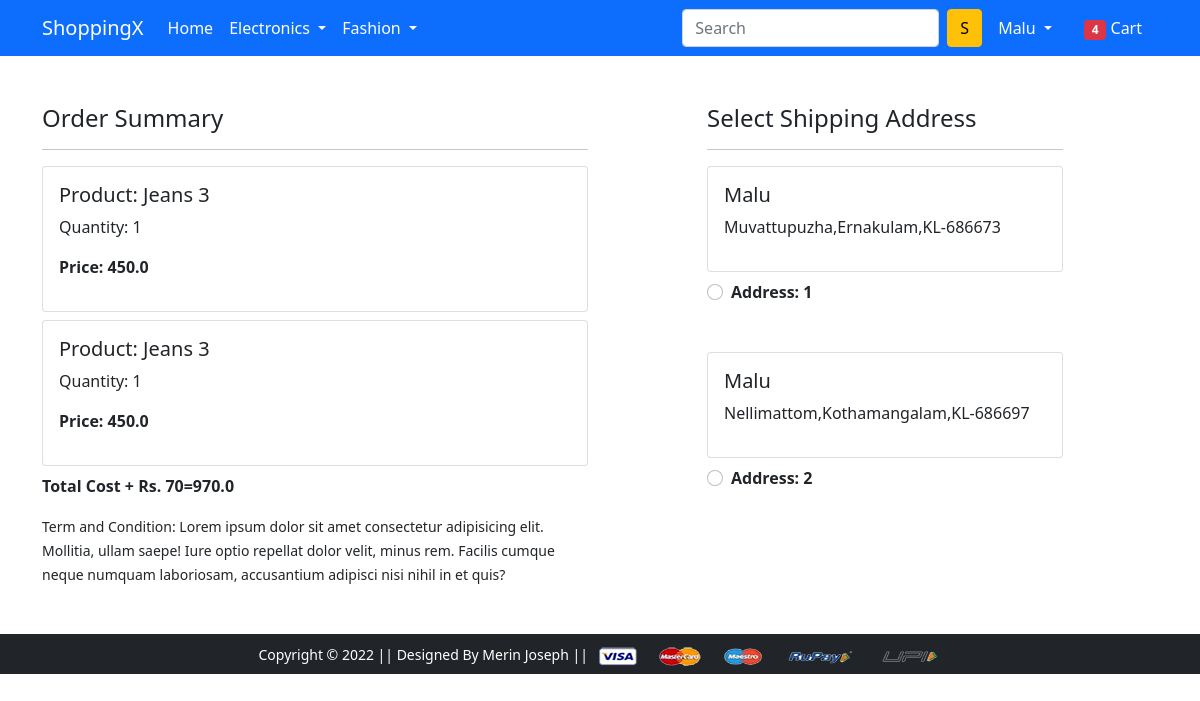
/checkout/ (signed in), run on an earlier commit of the app's database.
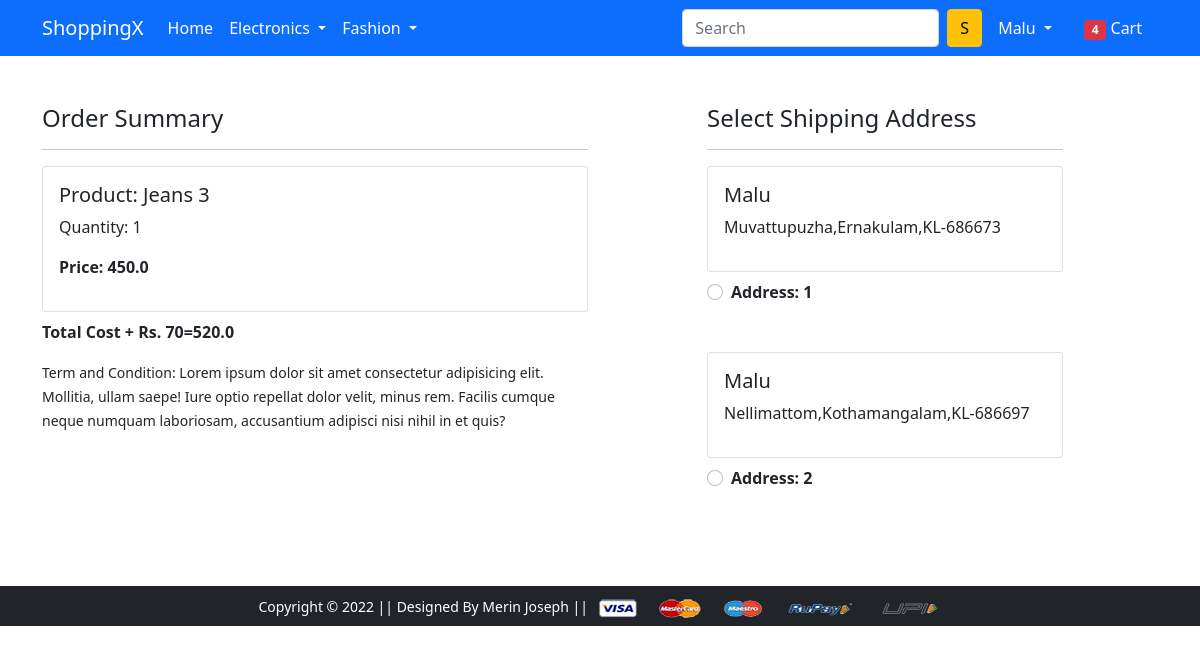
And on a later commit of the database.
### app/models.py (models this page shows, shortened)
class Cart(models.Model):
    user = models.ForeignKey(User, on_delete=models.CASCADE)
    product = models.ForeignKey(Product, on_delete=models.CASCADE)
    quantity = models.PositiveIntegerField(default=1)
    @property
    def total_cost(self):
        return self.quantity*self.product.discounted_price

class Product(models.Model):
    title = models.CharField(max_length=100)
    selling_price = models.FloatField()
    discounted_price = models.FloatField()
    description = models.TextField()
    brand = models.CharField(max_length=100)
    category = models.CharField(choices=CATEGORY_CHOICES, max_length=2)
    product_image = models.ImageField(upload_to='productimg')

class Customer(models.Model):
    user = models.ForeignKey(User, on_delete=models.CASCADE)
    name = models.CharField(max_length=255)
    locality = models.CharField(max_length=255)
    city = models.CharField(max_length=255)
    zipcode = models.IntegerField(max_length=10)
    state = models.CharField(choices=STATE_CHOICES, max_length=255)

### app/views.py (the view)
# urls.py: path('checkout/', checkout, name='checkout'),
@login_required
def checkout(request):
    user=request.user
    add=Customer.objects.filter(user=user)
    cart_items=Cart.objects.filter(user=user)
    amount=0.0
    shipping_amount = 70.0
    totalamount=0.0
    cart_product = [p for p in Cart.objects.all() if p.user == request.user]
    if cart_product:
        for p in cart_product:
            tempamount = (p.quantity * p.product.discounted_price)
            amount += tempamount
        totalamount=amount+shipping_amount
    return render(request, 'app/checkout.html',{'add':add,'totalamount':totalamount,'cart_items':cart_items})

### app/templates/app/checkout.html (shortened to what this page needs)
{% extends 'app/base.html' %}
{% load static %}
{% block main-content %}
<div class="container">
 <div class="row mt-5">
  <div class="col-sm-6">
    <h4>Order Summary</h4>
    <hr>
    {% for item in cart_items %}
      <div class="card mb-2">
        <div class="card-body">
          <h5>Product: {{item.product.title}}</h5>
          <p>Quantity: {{item.quantity}}</p>
          <p class="fw-bold">Price: {{item.total_cost}}</p>
        </div>
      </div>
    {% endfor %}
    <p class="fw-bold">Total Cost + Rs. 70={{totalamount}}</p>
    <small>Term and Condition: Lorem ipsum dolor sit amet consectetur adipisicing elit. Mollitia, ullam saepe! Iure optio repellat dolor velit, minus rem. Facilis cumque neque numquam laboriosam, accusantium adipisci nisi nihil in et quis?</small>
  </div>
  <div class="col-sm-4 offset-sm-1">
    <h4>Select Shipping Address</h4>
    <hr>
    <form action="/paymentdone">
      {% for ad in add %}
      <div class="card">
        <div class="card-body">
        <h5>{{ad.name}}</h5>
        <p>{{ad.locality}},{{ad.city}},{{ad.state}}-{{ad.zipcode}}</p>
        </div>
      </div>
        <div class="form-check mt-2 mb-5">
          <input class="form-check-input" type="radio" value="{{ad.id}}" name="custid" id="custadd{{forloop.counter}}">
          <label class="form-check-label fw-bold" for="">
            Address: {{forloop.counter}} </label>
        </div>
      {% endfor %}
      </form>
    </div>
  </div>
</div>
{% endblock main-content %}

What changed in the data, as far as the page shows it:
removed Cart: product "Jeans 3", quantity "1", total_cost "450.0"
Also different on the page:
{{ totalamount }}: "970.0" → "520.0"
